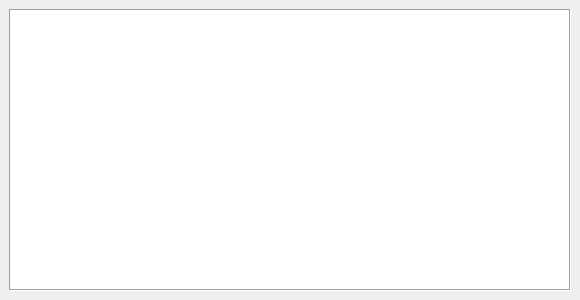
<?xml version="1.0" encoding="UTF-8"?>
<ui version="4.0">
 <class>RcUnitWidget</class>
 <widget class="QDockWidget" name="RcUnitWidget">
  <property name="geometry">
   <rect>
    <x>0</x>
    <y>0</y>
    <width>580</width>
    <height>300</height>
   </rect>
  </property>
  <property name="windowTitle">
   <string>RC-Units</string>
  </property>
  <widget class="QWidget" name="dockWidgetContents">
   <layout class="QVBoxLayout" name="verticalLayout">
    <item>
     <widget class="QTreeWidget" name="units">
      <property name="contextMenuPolicy">
       <enum>Qt::CustomContextMenu</enum>
      </property>
      <property name="frameShape">
       <enum>QFrame::Box</enum>
      </property>
      <property name="editTriggers">
       <set>QAbstractItemView::NoEditTriggers</set>
      </property>
      <property name="tabKeyNavigation">
       <bool>false</bool>
      </property>
      <property name="showDropIndicator" stdset="0">
       <bool>false</bool>
      </property>
      <property name="dragDropOverwriteMode">
       <bool>false</bool>
      </property>
      <property name="selectionMode">
       <enum>QAbstractItemView::SingleSelection</enum>
      </property>
      <property name="selectionBehavior">
       <enum>QAbstractItemView::SelectRows</enum>
      </property>
      <property name="uniformRowHeights">
       <bool>true</bool>
      </property>
      <property name="headerHidden">
       <bool>true</bool>
      </property>
      <property name="columnCount">
       <number>2</number>
      </property>
      <attribute name="headerVisible">
       <bool>false</bool>
      </attribute>
      <attribute name="headerStretchLastSection">
       <bool>true</bool>
      </attribute>
      <column>
       <property name="text">
        <string notr="true">1</string>
       </property>
      </column>
      <column>
       <property name="text">
        <string notr="true">2</string>
       </property>
      </column>
     </widget>
    </item>
   </layout>
  </widget>
  <action name="actionAddRcUnit">
   <property name="icon">
    <iconset resource="../../images/images.qrc">
     <normaloff>:/hilecGui/addRcUnit.png</normaloff>:/hilecGui/addRcUnit.png</iconset>
   </property>
   <property name="text">
    <string>Add RC-Unit</string>
   </property>
   <property name="toolTip">
    <string>add a RC-Unit to the current project</string>
   </property>
  </action>
  <action name="actionRemoveRcUnit">
   <property name="icon">
    <iconset resource="../../images/images.qrc">
     <normaloff>:/hilecGui/removeRcUnit.png</normaloff>:/hilecGui/removeRcUnit.png</iconset>
   </property>
   <property name="text">
    <string>Remove RC-Unit</string>
   </property>
   <property name="toolTip">
    <string>Remove the selected RC-Unit from the project</string>
   </property>
  </action>
  <action name="actionAddServer">
   <property name="icon">
    <iconset resource="../../images/images.qrc">
     <normaloff>:/hilecGui/addRcUnit.png</normaloff>:/hilecGui/addRcUnit.png</iconset>
   </property>
   <property name="text">
    <string>Add RC-Unit Server</string>
   </property>
  </action>
  <action name="actionRemoveServer">
   <property name="icon">
    <iconset resource="../../images/images.qrc">
     <normaloff>:/hilecGui/removeRcUnit.png</normaloff>:/hilecGui/removeRcUnit.png</iconset>
   </property>
   <property name="text">
    <string>remove RC-Unit server</string>
   </property>
  </action>
  <action name="actionConnect">
   <property name="icon">
    <iconset resource="../../images/images.qrc">
     <normaloff>:/hilecGui/connect.png</normaloff>:/hilecGui/connect.png</iconset>
   </property>
   <property name="text">
    <string>Acquire hardware</string>
   </property>
   <property name="toolTip">
    <string>Acquire the hardware of the RC-Unit</string>
   </property>
  </action>
  <action name="actionDisconnect">
   <property name="icon">
    <iconset resource="../../images/images.qrc">
     <normaloff>:/hilecGui/disconnect.png</normaloff>:/hilecGui/disconnect.png</iconset>
   </property>
   <property name="text">
    <string>Release hardware</string>
   </property>
   <property name="toolTip">
    <string>Release the hardware of the RC-Unit</string>
   </property>
  </action>
 </widget>
 <resources>
  <include location="../../images/images.qrc"/>
 </resources>
 <connections/>
</ui>
